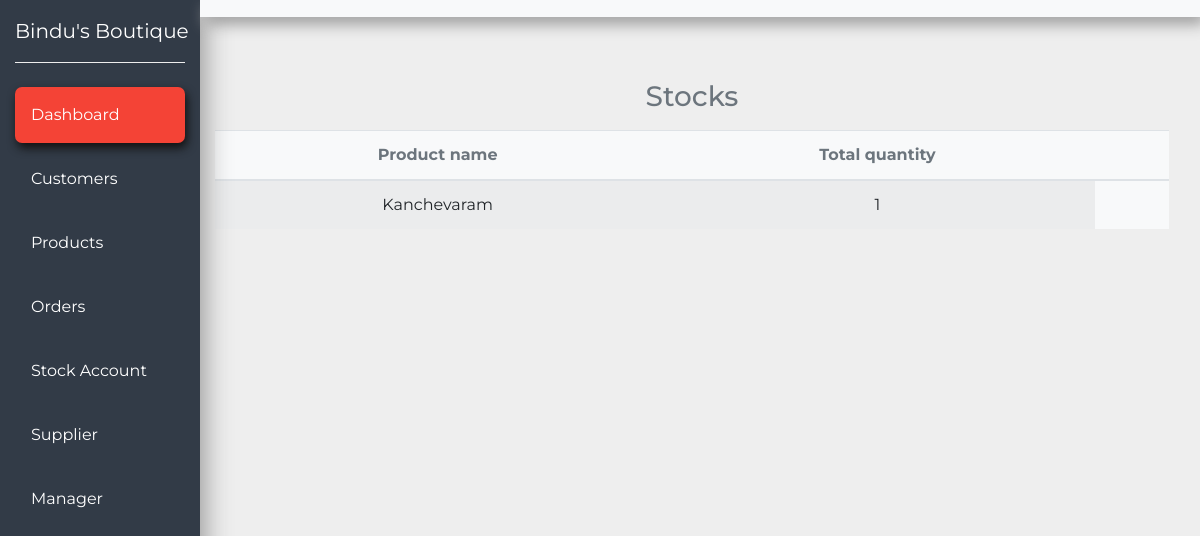
Before: /product_stocks/ with the older database file.
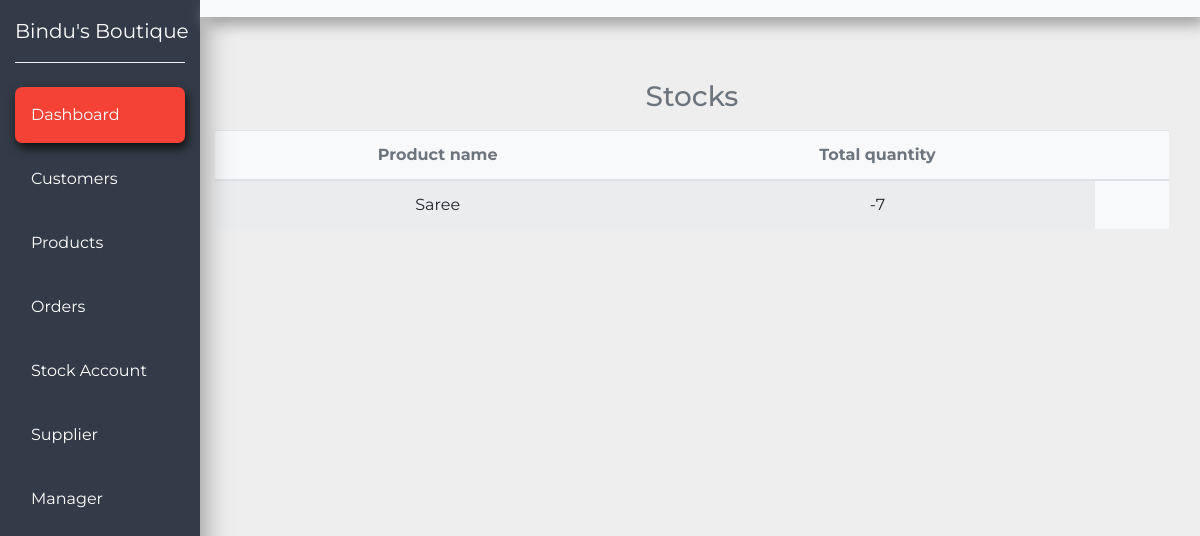
After: the same page with the newer database file.
### crm/models.py (models this page shows, shortened)
class Product_stock(models.Model):
    product = models.ForeignKey(Product, null=True, on_delete=models.SET_NULL)
    quantity = models.IntegerField(null=True)
    previous_quantity = models.IntegerField(null=True)
    date_created = models.DateTimeField(auto_now_add=True, null=True)

class Product(models.Model):
    name = models.CharField(max_length=200, null=True)
    qty = models.IntegerField(null=True,default=1)
    details = models.CharField(max_length=200, null=True)
    price = models.DecimalField(max_digits=18, decimal_places=2,default=0.00,null=True)
    date_created = models.DateTimeField(auto_now_add=True, null=True)

### crm/views.py (the view)
# urls.py: path('product_stocks/', views.stocks, name="stocks"),
def stocks(request):
    stock = Product_stock.objects.all()
    return render(request, 'crm/stock.html', {'stock' : stock})

### crm/templates/crm/stock.html
{% extends 'crm/base.html'%}
{% block content %}
<section>
    <div class="container-fluid">
      <div class="row mb-5">
        <div class="col-xl-10 col-lg-9 col-md-8 ml-auto mt-5">
          <div class="row align-items-center">
            <div class="col mt-3 mr-3">
              <h3 class="text-muted text-center mb-3">Stocks</h3>
              <table class="table table-striped bg-light text-center">
                <thead>
                  <tr class="text-muted">
                    <th>Product name</th>
                    <th>Total quantity</th>
                    <th></th>
                  </tr>
                </thead>
                <tbody>
                  {%  for item in stock %}
                    <tr>
                      <td>{{item.product.name}}</td>
                      <td>{{item.quantity}}</td>
                    </tr>
                  {% endfor %}
                </tbody>
              </table>
            </div>
          </div>
        </div>
      </div>
    </div>
</section>
{% endblock %}

Changed rows visible on the page:
changed Product_stock: product.name "Kanchevaram" → "Saree"; quantity "1" → "-7"
